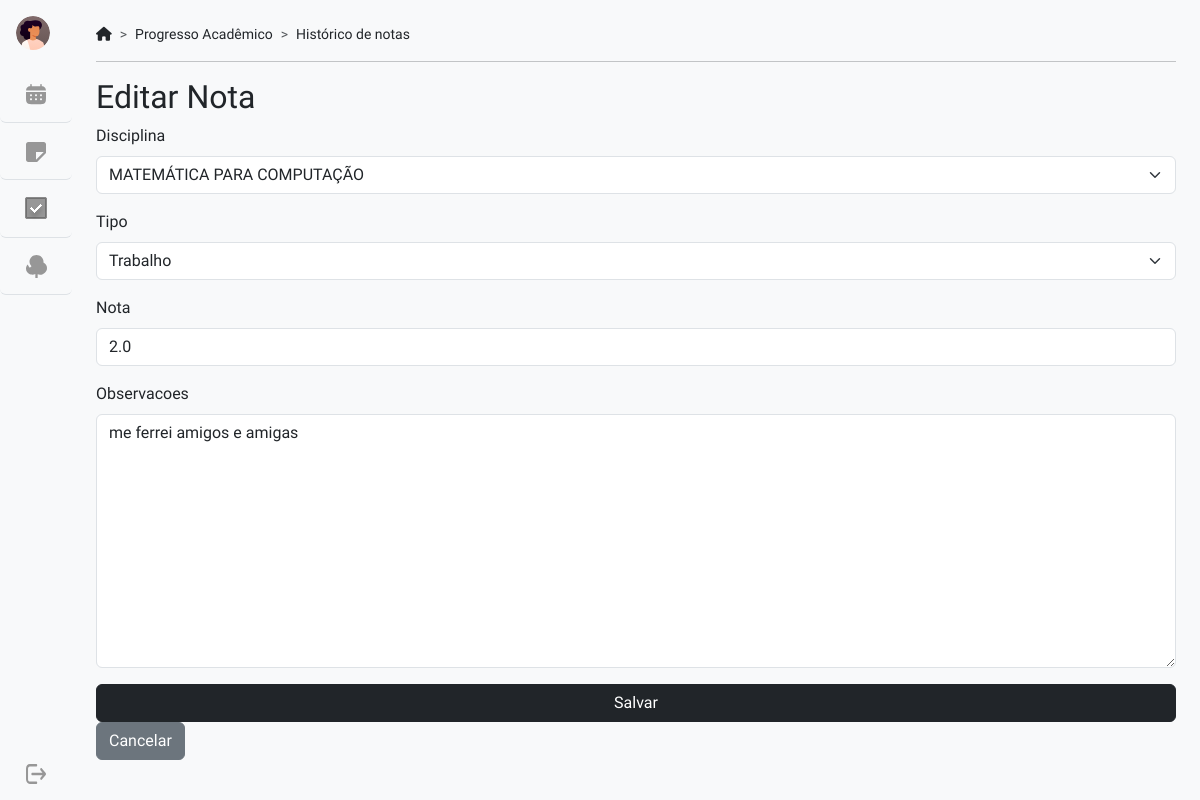
The page /historico/notas/24/edit on the database its author committed.
### historico/models.py (models this page shows, shortened)
class Nota(models.Model):
    TIPO_CHOICES = [
        ('Exame', 'Exame'),
        ('Trabalho', 'Trabalho'),
    ]
    disciplina = models.ForeignKey(Disciplina, on_delete=models.CASCADE)
    tipo = models.CharField(max_length=10, choices=TIPO_CHOICES)
    nota = models.FloatField()
    created_at = models.DateTimeField(default=now, editable=False)
    updated_at = models.DateTimeField(auto_now=True)
    observacoes = models.TextField()
    REQUIRED_FIELDS = ["disciplina", "tipo", "nota"]

### historico/views.py (the view, shortened to what this page needs)
# urls.py: path("notas/<int:nota_id>/edit", views.editar_nota, name="editar_nota"),
def editar_nota(request, nota_id=None):
    nota = get_object_or_404(Nota, id=nota_id)
    form = NotaForm(instance=nota)
    return render(request, "notas/editar.html", {"form": form, "nota": nota})

### historico/forms.py
class NotaForm(forms.ModelForm):
    class Meta:
        model = Nota
        fields = ["disciplina", "tipo", "nota", "observacoes"]
        widgets = {
            "disciplina": forms.Select(attrs={"class": "form-select form-control"}),
            "tipo": forms.Select(attrs={"class": "form-select form-control"}),
            "nota": forms.NumberInput(attrs={"class": "form-control"}),
            "observacoes": forms.Textarea(attrs={"class": "form-control"}),
        }

### historico/models.py (called while the page is built)
    def __str__(self):
        return  f"{self.nome}"

### historico/templates/notas/editar.html (shortened to what this page needs)
{% extends "base_generic.html" %}
{% load static %}
{% load django_bootstrap5 %}
{% block content %}
  <h2>Editar Nota</h2>
  <form method="post" class="needs-validation" novalidate>
    {% bootstrap_form form layout="floating" %}
      <div class="col-sm-12">
        {% bootstrap_button button_type="submit" content="Salvar" button_class="btn-dark" %}
        <a href="{% url "historico:visualizar_nota" nota.id %}" class="btn btn-secondary" >Cancelar</a>
      </div>
  </form>
{% endblock content %}

### app_tudo_list/static/css/style.css (style rules this page uses)
body { font-family: 'Zen Kaku Gothic Antique', sans-serif; background-color: #f8f9fa; color: #212529; display: flex; flex-direction: column; justify-content: center; align-items: center; height: 100vh; }
button { width: 100%; padding: 0.7rem; border: none; border-radius: 4px; background-color: #000; color: #fff; font-size: 1rem; cursor: pointer; }

### rows shown on the page
Nota: disciplina "MATEMÁTICA PARA COMPUTAÇÃO", tipo "Trabalho", nota "2.0", observacoes "me ferrei amigos e amigas"
